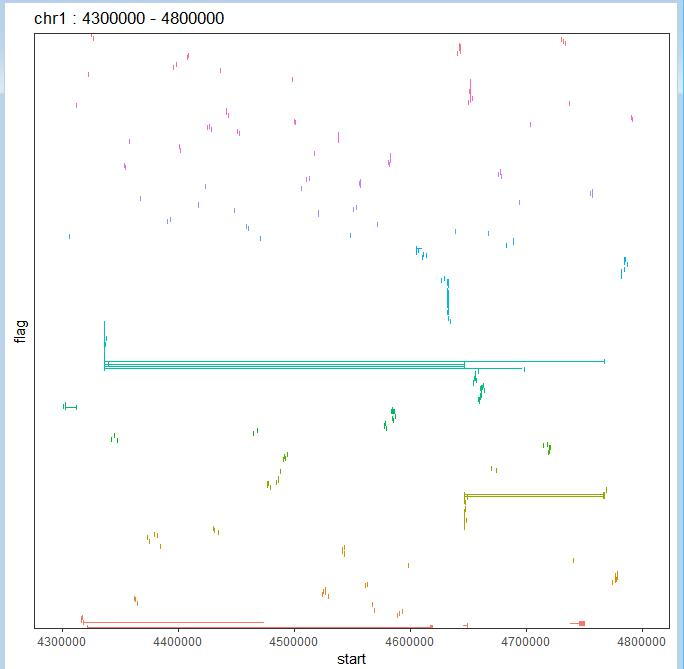

Recreate this plot in R.
library(GenomicRanges)
library(ggplot2)
library(reshape2)
library(pheatmap)
op <- options(stringsAsFactors=F)

mydata <- read.table("12356.txt",header=F,stringsAsFactors=F)
names(mydata)=c("chr","start","end","count","flag")
mydata.gr <- makeGRangesFromDataFrame(mydata)

myplot <- function(chrom="chr2",start=3700000,end=3800000){
    region <- data.frame(chr=c(chrom),start=c(start),end=c(end))
    region.gr <- makeGRangesFromDataFrame(region)
    x <- findOverlaps(region.gr,mydata.gr)

    res.gr <- mydata.gr[subjectHits(x),]
    res <- mydata[subjectHits(x),]

    step=ceiling((end-start)/100)
    bin=seq(from=start,to=end,by=step)
    binsize <- data.frame(chr=c(rep(chrom,100)),start=c(bin[1:100]),end=c(bin[2:101]),bin=c(seq(1:100)))
    binsize.gr <- makeGRangesFromDataFrame(binsize)
    x <- findOverlaps(binsize.gr,res.gr)

    aa=cbind(binsize[queryHits(x),],res[subjectHits(x),])
    mm=melt(aa,id=(c("flag","bin")))
    bb=dcast(mm,flag~bin)

    rownames(bb)=bb[,1]
    bb=bb[,-1]
    cluster=pheatmap(bb,silent=T,cluster_cols=FALSE,cluster_rows=TRUE)
    ord = rownames(bb[cluster$tree_row$order,])
    res$flag = factor(res$flag, levels=ord)

    ggplot(res) + 
    geom_segment(aes(x=start, xend=end, y=flag, yend=flag, color=flag), size=2) +
    geom_line(aes(x=start, y=flag,color=flag)) +
    theme_bw() +
    theme(legend.position="none") + 
    labs(title=paste(chrom,":",start,"-",end)) +
    theme(axis.text.y = element_blank()) +
    theme(axis.ticks.y = element_blank()) + 
    theme(panel.grid =element_blank())
}
myplot(chrom="chr1",start=9400,end=10800)
